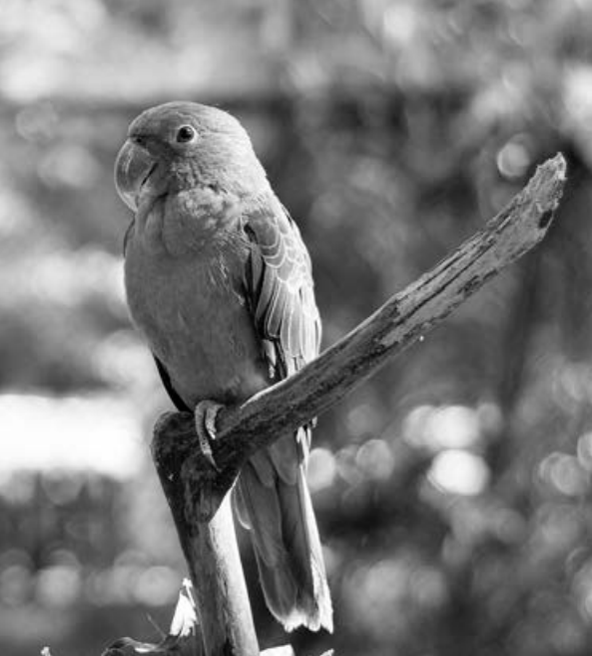
#> input picture imagenes/bird.png, 592 x 656 px, found by its file name
$ jupyter execute 02_01_basic_operations.ipynb   (shell and % lines are left out)
#> lines starting #> are read from the running program, lines starting #| are printed output that depends on the picture; after the words box and inside, x2 and y2 are one past the last pixel; in counts of white or black regions, pixels touching at a corner belong together
<a href="https://colab.research.google.com/github/lmcanavals/dip/blob/main/02_01_basic_operations.ipynb" target="_parent"></a>

[cell 1]
import cv2
import numpy as np
import matplotlib.pyplot as plt

[cell 2]
base = "https://raw.githubusercontent.com/lmcanavals/dip/main/imagenes/"

[cell 3]
img = "bird.png"
url = f"{base}{img}"

[cell 4]
def show(im, size=8):
  _, ax = plt.subplots(figsize=(size, size))
  ax.imshow(im, interpolation="nearest")
  plt.tight_layout()
  plt.show()

[cell 5]
def loadImg(img):
#> called with img = 'bird.png'
  im = cv2.imread(img)
#> im is the input picture: shape (656, 592, 3); min 0, max 255, mean 120
  return im[:,:,::-1]

[cell 6]
im = loadImg(img)
show(im)

## Operador Inverso

[cell 7]
show(255 - im)
#> call 2 of show, with size = 8
#> in show (call 2), `plt.show()`:
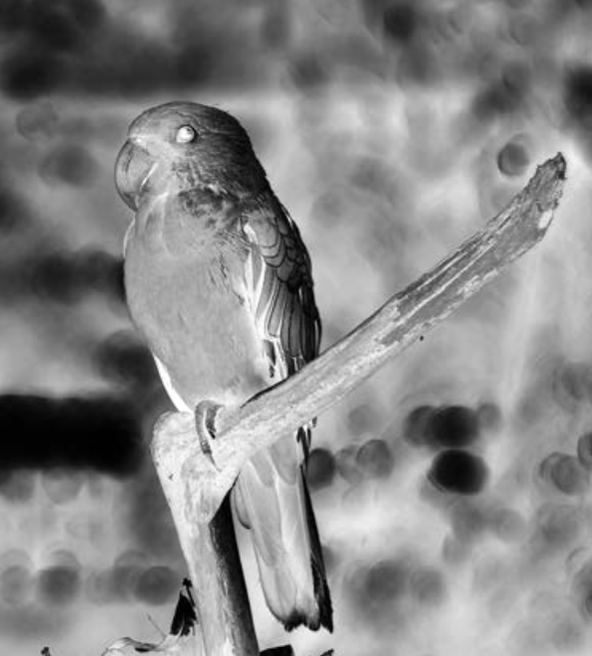
#> shown: shape (656, 592, 3); min 0, max 255, mean 135

## Umbral

[cell 8]
fig = plt.figure(figsize=(16, 8))
i = 1
for u in range(1, 255, 50):
  a = fig.add_subplot(2, 3, i)
  i += 1
  plt.axis('off')
  aux = im.copy()
  aux[aux > u] = 255
  aux[aux <= u] = 0
  plt.imshow(aux)
  plt.text(0, 0, f"u={u}")
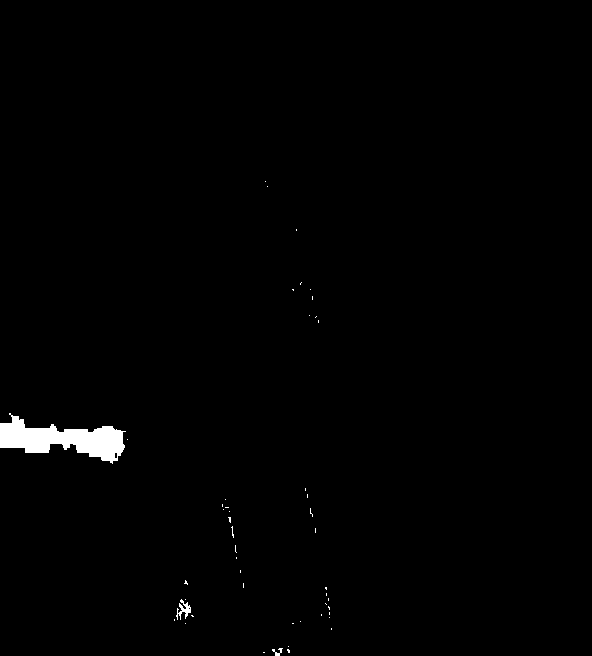
#> aux: shape (656, 592, 3); 0.88% white; 48 white regions (45 under 20 px), largest, box (x1, y1, x2, y2) and area: (0, 413, 126, 464) 3093, (176, 599, 191, 620) 133, (272, 648, 283, 656) 39
#> after the loop, i = 7
plt.show()
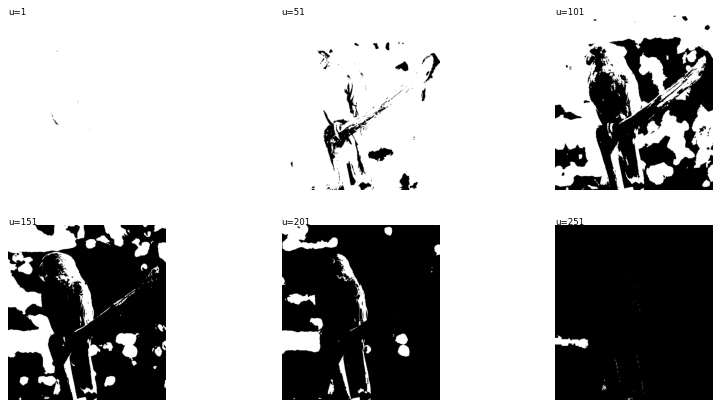
#> figure drawn by matplotlib, 6 panels

## Intervalo umbral de gris

[cell 9]
fig = plt.figure(figsize=(16, 8))
i = 1
for u1 in range(50, 128, 50):
  for u2 in range(128, 254, 50):
    a = fig.add_subplot(2, 3, i)
    i += 1
    plt.axis('off')
    aux = im.copy()
    aux[aux < u1] = 255
    aux[aux > u2] = 255
    plt.imshow(aux)
    plt.text(0, 0, f"umbral={u1}..{u2}")
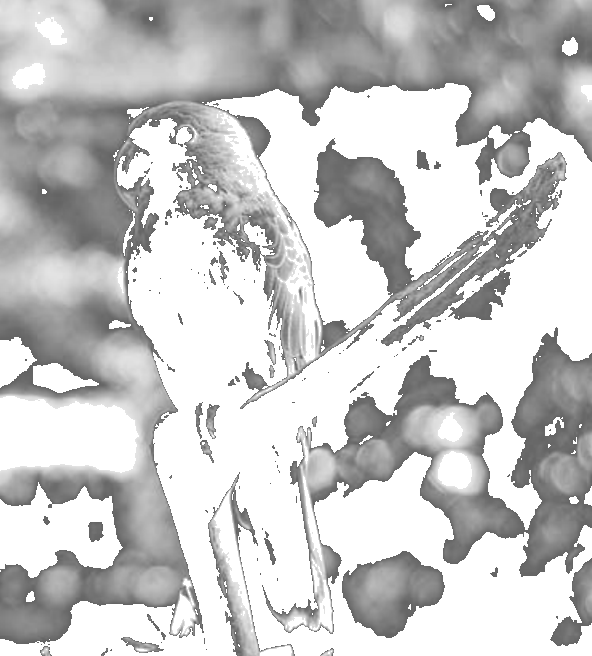
#> aux: shape (656, 592, 3); min 100, max 255, mean 198.8
#> after the loop, i = 7
plt.show()
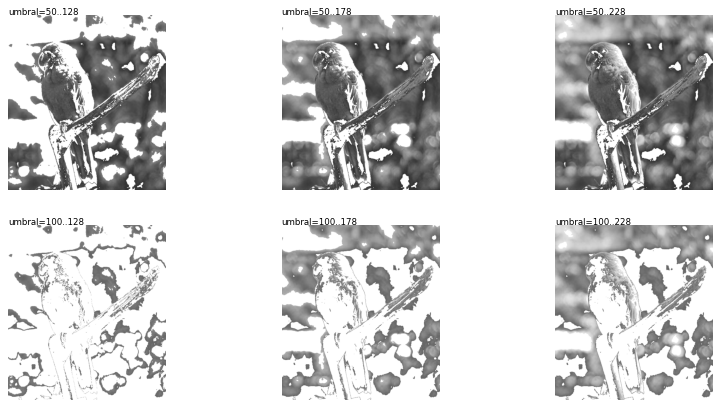
#> figure drawn by matplotlib, 6 panels

## Intervalo umbral extendido

[cell 10]
fig = plt.figure(figsize=(16, 8))
i = 1
for u1 in range(50, 128, 50):
  for u2 in range(128, 254, 50):
    a = fig.add_subplot(2, 3, i)
    i += 1
    plt.axis('off')
    aux = im.copy()
    aux[aux < u1] = 255
    aux[aux > u2] = 255
    idx = (aux >= u1) & (aux <= u2)
    aux[idx] = 255 * (aux[idx] - u1) / (u2 - u1)
    plt.imshow(aux)
    plt.text(0, 0, f"umbral={u1}..{u2}")
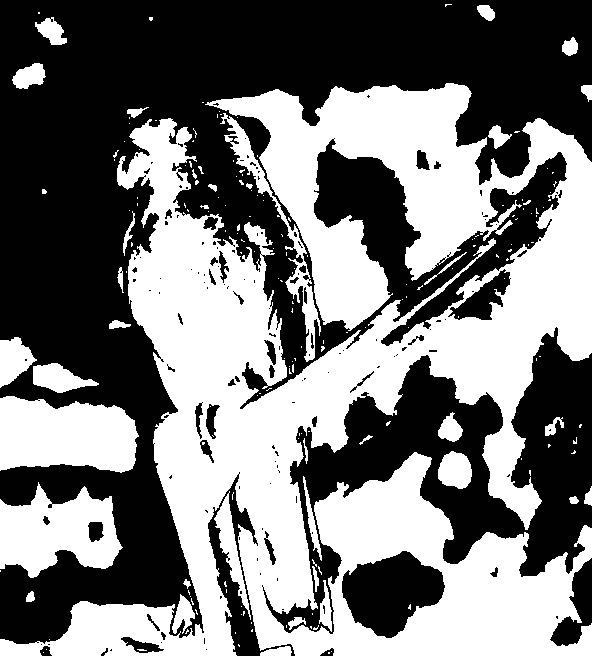
#> aux: shape (656, 592, 3); min 0, max 255, mean 120.4
#> after the loop, i = 7
plt.show()
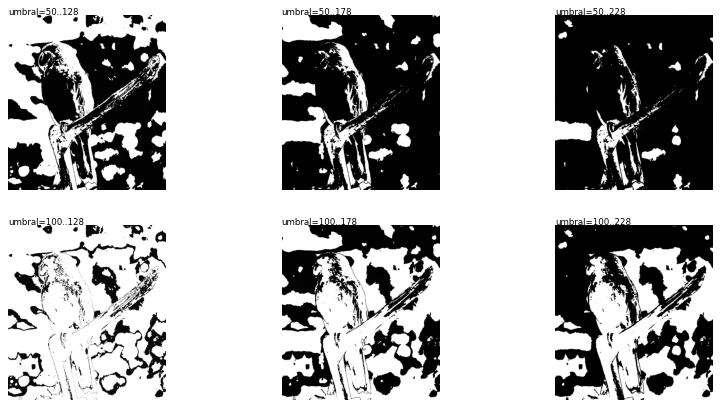
#> figure drawn by matplotlib, 6 panels

$ run again, with imagenes/earth_from_sky.png copied over imagenes/bird.png
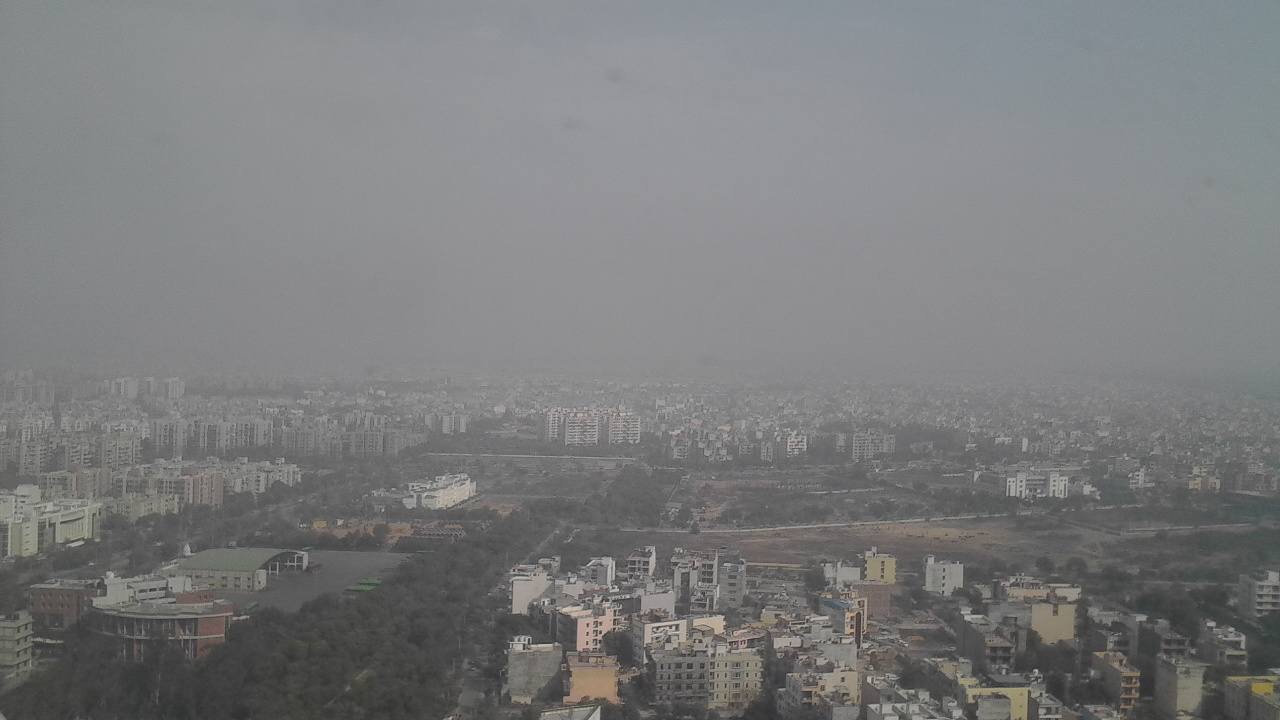
#> input picture imagenes/earth_from_sky.png, 1280 x 720 px, found by its file name
#> in loadImg, im is the input picture: shape (720, 1280, 3); mean B, G, R 124.7, 124, 123.1
#> in show (call 2), `plt.show()`:
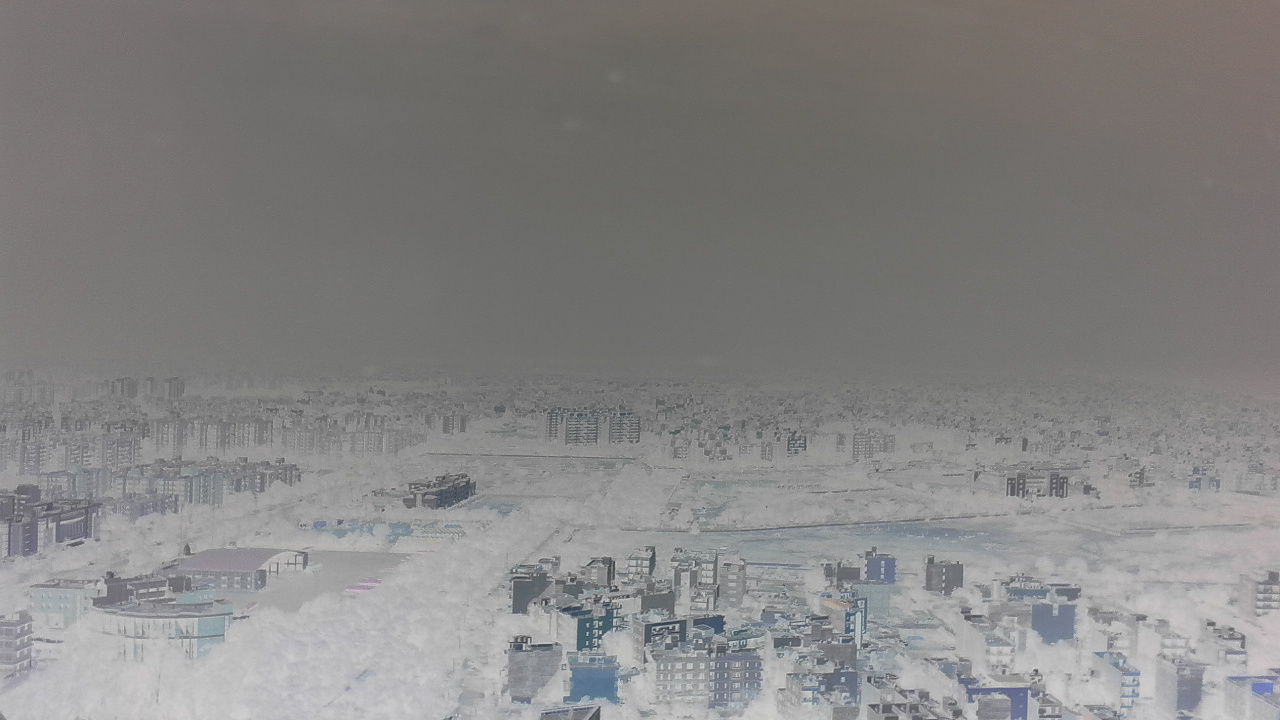
#> shown: shape (720, 1280, 3); mean R, G, B 131.9, 131, 130.3
#> after the loop `for u in range(1, 255, 50):`: i = 7
#> after the loop `for u1 in range(50, 128, 50):`:
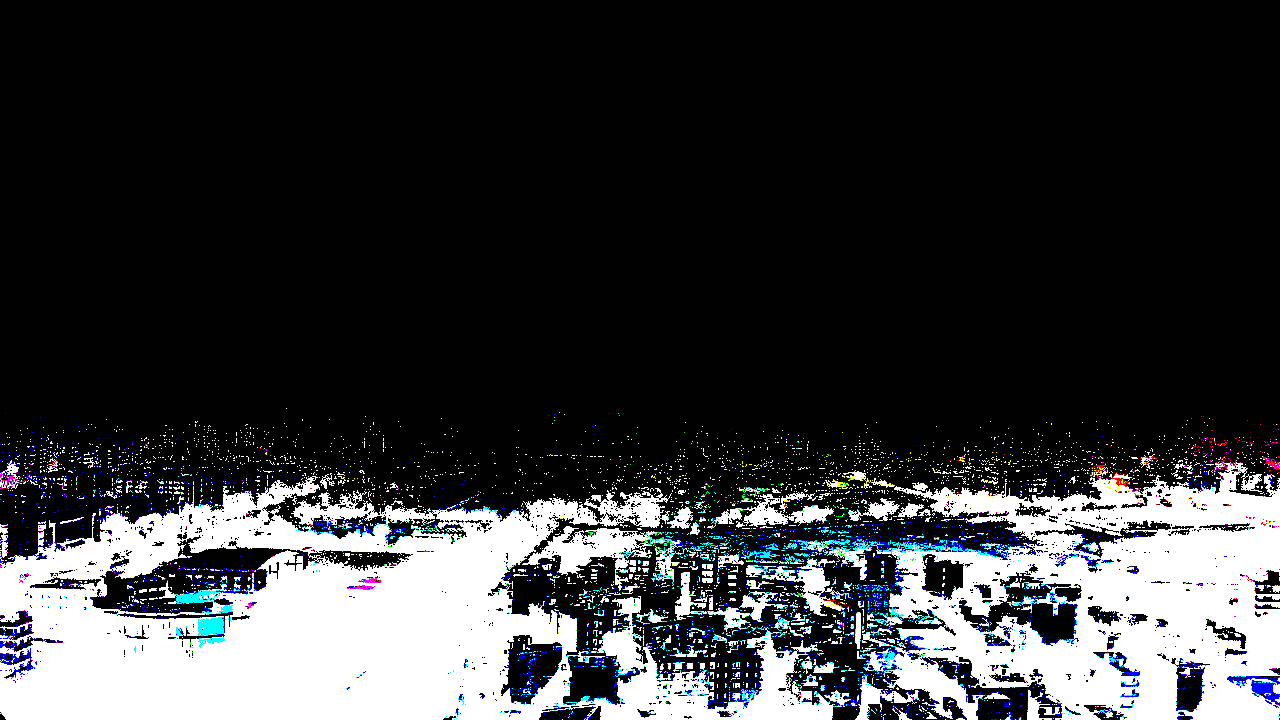
#> aux: shape (720, 1280, 3); mean R, G, B 54.5, 56, 58.1
